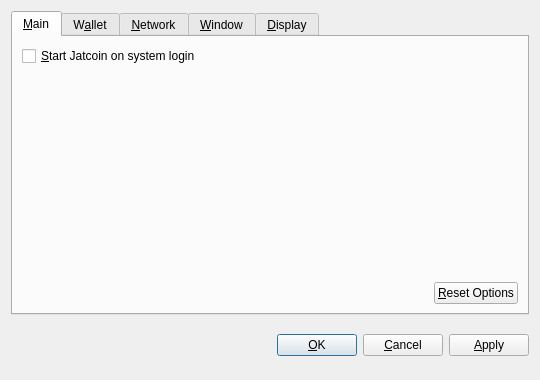
<?xml version="1.0" encoding="UTF-8"?>
<ui version="4.0">
 <class>OptionsDialog</class>
 <widget class="QDialog" name="OptionsDialog">
  <property name="geometry">
   <rect>
    <x>0</x>
    <y>0</y>
    <width>540</width>
    <height>380</height>
   </rect>
  </property>
  <property name="windowTitle">
   <string>Options</string>
  </property>
  <property name="modal">
   <bool>true</bool>
  </property>
  <layout class="QVBoxLayout" name="verticalLayout">
   <item>
    <widget class="QTabWidget" name="tabWidget">
     <property name="tabPosition">
      <enum>QTabWidget::North</enum>
     </property>
     <property name="currentIndex">
      <number>0</number>
     </property>
     <widget class="QWidget" name="tabMain">
      <attribute name="title">
       <string>&amp;Main</string>
      </attribute>
      <layout class="QVBoxLayout" name="verticalLayout_Main">
       <item>
        <widget class="QCheckBox" name="bitcoinAtStartup">
         <property name="toolTip">
          <string>Automatically start Jatcoin after logging in to the system.</string>
         </property>
         <property name="text">
          <string>&amp;Start Jatcoin on system login</string>
         </property>
        </widget>
       </item>
       <item>
        <spacer name="verticalSpacer_Main">
         <property name="orientation">
          <enum>Qt::Vertical</enum>
         </property>
         <property name="sizeHint" stdset="0">
          <size>
           <width>20</width>
           <height>40</height>
          </size>
         </property>
        </spacer>
       </item>
       <item>
        <layout class="QHBoxLayout" name="horizontalLayout_2_Main">
         <item>
          <spacer name="horizontalSpacer_2_Main">
           <property name="orientation">
            <enum>Qt::Horizontal</enum>
           </property>
           <property name="sizeHint" stdset="0">
            <size>
             <width>40</width>
             <height>20</height>
            </size>
           </property>
          </spacer>
         </item>
         <item>
          <widget class="QPushButton" name="resetButton">
           <property name="toolTip">
            <string>Reset all client options to default.</string>
           </property>
           <property name="text">
            <string>&amp;Reset Options</string>
           </property>
           <property name="autoDefault">
            <bool>false</bool>
           </property>
          </widget>
         </item>
        </layout>
       </item>
      </layout>
     </widget>
     <widget class="QWidget" name="tabWallet">
      <attribute name="title">
       <string>W&amp;allet</string>
      </attribute>
      <layout class="QVBoxLayout" name="verticalLayout_Network">
       <item>
        <widget class="QLabel" name="transactionFeeInfoLabel">
         <property name="text">
          <string>Optional transaction fee per kB that helps make sure your transactions are processed quickly. Most transactions are 1 kB.</string>
         </property>
         <property name="textFormat">
          <enum>Qt::PlainText</enum>
         </property>
         <property name="wordWrap">
          <bool>true</bool>
         </property>
        </widget>
       </item>
       <item>
        <layout class="QHBoxLayout" name="horizontalLayout_1_Main">
         <item>
          <widget class="QLabel" name="transactionFeeLabel">
           <property name="text">
            <string>Pay transaction &amp;fee</string>
           </property>
           <property name="textFormat">
            <enum>Qt::PlainText</enum>
           </property>
           <property name="buddy">
            <cstring>transactionFee</cstring>
           </property>
          </widget>
         </item>
         <item>
          <widget class="BitcoinAmountField" name="transactionFee"/>
         </item>
         <item>
          <spacer name="horizontalSpacer_1_Main">
           <property name="orientation">
            <enum>Qt::Horizontal</enum>
           </property>
           <property name="sizeHint" stdset="0">
            <size>
             <width>40</width>
             <height>20</height>
            </size>
           </property>
          </spacer>
         </item>
        </layout>
       </item>
       <item>
        <widget class="QLabel" name="label">
         <property name="text">
          <string>If you disable the spending of unconfirmed change, the change from a transaction cannot be used until that transaction has at least one confirmation. This also affects how your balance is computed.</string>
         </property>
         <property name="wordWrap">
          <bool>true</bool>
         </property>
        </widget>
       </item>
       <item>
        <widget class="QCheckBox" name="spendZeroConfChange">
         <property name="text">
          <string>Spend unconfirmed change  (experts only)</string>
         </property>
        </widget>
       </item>
       <item>
        <spacer name="verticalSpacer">
         <property name="orientation">
          <enum>Qt::Vertical</enum>
         </property>
         <property name="sizeHint" stdset="0">
          <size>
           <width>20</width>
           <height>40</height>
          </size>
         </property>
        </spacer>
       </item>
      </layout>
     </widget>
     <widget class="QWidget" name="tabNetwork">
      <attribute name="title">
       <string>&amp;Network</string>
      </attribute>
      <layout class="QVBoxLayout" name="verticalLayout_Network">
       <item>
        <widget class="QCheckBox" name="mapPortUpnp">
         <property name="toolTip">
          <string>Automatically open the Jatcoin client port on the router. This only works when your router supports UPnP and it is enabled.</string>
         </property>
         <property name="text">
          <string>Map port using &amp;UPnP</string>
         </property>
        </widget>
       </item>
       <item>
        <widget class="QCheckBox" name="connectSocks">
         <property name="toolTip">
          <string>Connect to the Jatcoin network through a SOCKS proxy (e.g. when connecting through Tor).</string>
         </property>
         <property name="text">
          <string>&amp;Connect through SOCKS proxy:</string>
         </property>
        </widget>
       </item>
       <item>
        <layout class="QHBoxLayout" name="horizontalLayout_Network">
         <item>
          <widget class="QLabel" name="proxyIpLabel">
           <property name="text">
            <string>Proxy &amp;IP:</string>
           </property>
           <property name="textFormat">
            <enum>Qt::PlainText</enum>
           </property>
           <property name="buddy">
            <cstring>proxyIp</cstring>
           </property>
          </widget>
         </item>
         <item>
          <widget class="QValidatedLineEdit" name="proxyIp">
           <property name="maximumSize">
            <size>
             <width>140</width>
             <height>16777215</height>
            </size>
           </property>
           <property name="toolTip">
            <string>IP address of the proxy (e.g. 127.0.0.1)</string>
           </property>
          </widget>
         </item>
         <item>
          <widget class="QLabel" name="proxyPortLabel">
           <property name="text">
            <string>&amp;Port:</string>
           </property>
           <property name="textFormat">
            <enum>Qt::PlainText</enum>
           </property>
           <property name="buddy">
            <cstring>proxyPort</cstring>
           </property>
          </widget>
         </item>
         <item>
          <widget class="QLineEdit" name="proxyPort">
           <property name="maximumSize">
            <size>
             <width>55</width>
             <height>16777215</height>
            </size>
           </property>
           <property name="toolTip">
            <string>Port of the proxy (e.g. 9050)</string>
           </property>
          </widget>
         </item>
         <item>
          <widget class="QLabel" name="socksVersionLabel">
           <property name="text">
            <string>SOCKS &amp;Version:</string>
           </property>
           <property name="textFormat">
            <enum>Qt::PlainText</enum>
           </property>
           <property name="buddy">
            <cstring>socksVersion</cstring>
           </property>
          </widget>
         </item>
         <item>
          <widget class="QValueComboBox" name="socksVersion">
           <property name="toolTip">
            <string>SOCKS version of the proxy (e.g. 5)</string>
           </property>
          </widget>
         </item>
         <item>
          <spacer name="horizontalSpacer_Network">
           <property name="orientation">
            <enum>Qt::Horizontal</enum>
           </property>
           <property name="sizeHint" stdset="0">
            <size>
             <width>40</width>
             <height>20</height>
            </size>
           </property>
          </spacer>
         </item>
        </layout>
       </item>
       <item>
        <spacer name="verticalSpacer_Network">
         <property name="orientation">
          <enum>Qt::Vertical</enum>
         </property>
         <property name="sizeHint" stdset="0">
          <size>
           <width>20</width>
           <height>40</height>
          </size>
         </property>
        </spacer>
       </item>
      </layout>
     </widget>
     <widget class="QWidget" name="tabWindow">
      <attribute name="title">
       <string>&amp;Window</string>
      </attribute>
      <layout class="QVBoxLayout" name="verticalLayout_Window">
       <item>
        <widget class="QCheckBox" name="minimizeToTray">
         <property name="toolTip">
          <string>Show only a tray icon after minimizing the window.</string>
         </property>
         <property name="text">
          <string>&amp;Minimize to the tray instead of the taskbar</string>
         </property>
        </widget>
       </item>
       <item>
        <widget class="QCheckBox" name="minimizeOnClose">
         <property name="toolTip">
          <string>Minimize instead of exit the application when the window is closed. When this option is enabled, the application will be closed only after selecting Quit in the menu.</string>
         </property>
         <property name="text">
          <string>M&amp;inimize on close</string>
         </property>
        </widget>
       </item>
       <item>
        <spacer name="verticalSpacer_Window">
         <property name="orientation">
          <enum>Qt::Vertical</enum>
         </property>
         <property name="sizeHint" stdset="0">
          <size>
           <width>20</width>
           <height>40</height>
          </size>
         </property>
        </spacer>
       </item>
      </layout>
     </widget>
     <widget class="QWidget" name="tabDisplay">
      <attribute name="title">
       <string>&amp;Display</string>
      </attribute>
      <layout class="QVBoxLayout" name="verticalLayout_Display">
       <item>
        <layout class="QHBoxLayout" name="horizontalLayout_1_Display">
         <item>
          <widget class="QLabel" name="langLabel">
           <property name="text">
            <string>User Interface &amp;language:</string>
           </property>
           <property name="textFormat">
            <enum>Qt::PlainText</enum>
           </property>
           <property name="buddy">
            <cstring>lang</cstring>
           </property>
          </widget>
         </item>
         <item>
          <widget class="QValueComboBox" name="lang">
           <property name="toolTip">
            <string>The user interface language can be set here. This setting will take effect after restarting Jatcoin.</string>
           </property>
          </widget>
         </item>
        </layout>
       </item>
       <item>
        <layout class="QHBoxLayout" name="horizontalLayout_2_Display">
         <item>
          <widget class="QLabel" name="unitLabel">
           <property name="text">
            <string>&amp;Unit to show amounts in:</string>
           </property>
           <property name="textFormat">
            <enum>Qt::PlainText</enum>
           </property>
           <property name="buddy">
            <cstring>unit</cstring>
           </property>
          </widget>
         </item>
         <item>
          <widget class="QValueComboBox" name="unit">
           <property name="toolTip">
            <string>Choose the default subdivision unit to show in the interface and when sending coins.</string>
           </property>
          </widget>
         </item>
        </layout>
       </item>
       <item>
        <widget class="QCheckBox" name="displayAddresses">
         <property name="toolTip">
          <string>Whether to show Jatcoin addresses in the transaction list or not.</string>
         </property>
         <property name="text">
          <string>&amp;Display addresses in transaction list</string>
         </property>
        </widget>
       </item>
       <item>
        <widget class="QCheckBox" name="coinControlFeatures">
         <property name="toolTip">
          <string>Whether to show coin control features or not.</string>
         </property>
         <property name="text">
          <string>Display coin &amp;control features (experts only!)</string>
         </property>
        </widget>
       </item>
       <item>
        <spacer name="verticalSpacer_Display">
         <property name="orientation">
          <enum>Qt::Vertical</enum>
         </property>
         <property name="sizeHint" stdset="0">
          <size>
           <width>20</width>
           <height>40</height>
          </size>
         </property>
        </spacer>
       </item>
      </layout>
     </widget>
    </widget>
   </item>
   <item>
    <layout class="QHBoxLayout" name="horizontalLayout_Buttons">
     <item>
      <spacer name="horizontalSpacer_1">
       <property name="orientation">
        <enum>Qt::Horizontal</enum>
       </property>
       <property name="sizeHint" stdset="0">
        <size>
         <width>40</width>
         <height>48</height>
        </size>
       </property>
      </spacer>
     </item>
     <item>
      <widget class="QLabel" name="statusLabel">
       <property name="font">
        <font>
         <weight>75</weight>
         <bold>true</bold>
        </font>
       </property>
       <property name="text">
        <string/>
       </property>
       <property name="textFormat">
        <enum>Qt::PlainText</enum>
       </property>
       <property name="wordWrap">
        <bool>true</bool>
       </property>
      </widget>
     </item>
     <item>
      <spacer name="horizontalSpacer_2">
       <property name="orientation">
        <enum>Qt::Horizontal</enum>
       </property>
       <property name="sizeHint" stdset="0">
        <size>
         <width>40</width>
         <height>48</height>
        </size>
       </property>
      </spacer>
     </item>
     <item>
      <widget class="QPushButton" name="okButton">
       <property name="text">
        <string>&amp;OK</string>
       </property>
      </widget>
     </item>
     <item>
      <widget class="QPushButton" name="cancelButton">
       <property name="text">
        <string>&amp;Cancel</string>
       </property>
       <property name="autoDefault">
        <bool>false</bool>
       </property>
      </widget>
     </item>
     <item>
      <widget class="QPushButton" name="applyButton">
       <property name="text">
        <string>&amp;Apply</string>
       </property>
       <property name="autoDefault">
        <bool>false</bool>
       </property>
      </widget>
     </item>
    </layout>
   </item>
  </layout>
 </widget>
 <customwidgets>
  <customwidget>
   <class>BitcoinAmountField</class>
   <extends>QSpinBox</extends>
   <header>bitcoinamountfield.h</header>
  </customwidget>
  <customwidget>
   <class>QValueComboBox</class>
   <extends>QComboBox</extends>
   <header>qvaluecombobox.h</header>
  </customwidget>
  <customwidget>
   <class>QValidatedLineEdit</class>
   <extends>QLineEdit</extends>
   <header>qvalidatedlineedit.h</header>
  </customwidget>
 </customwidgets>
 <resources/>
 <connections/>
</ui>
